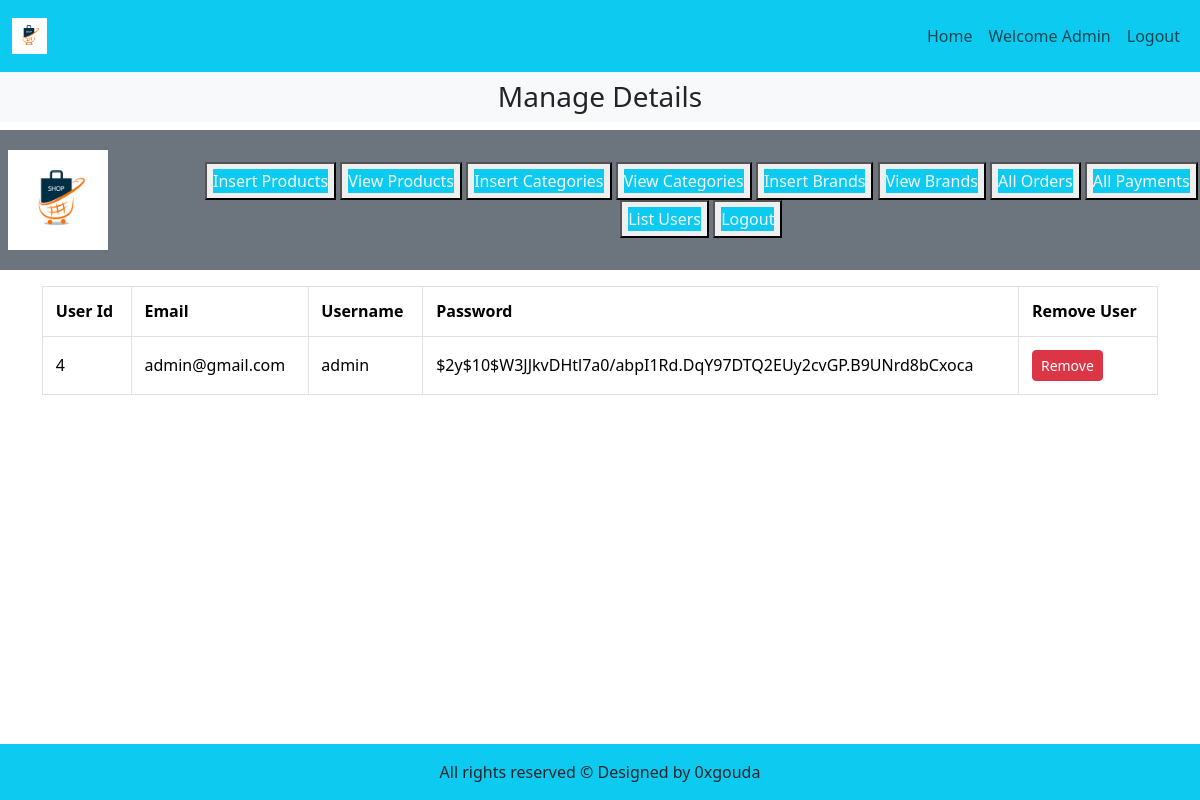
/admin_panel/index.php?list_users (signed in), run on the app's committed database.
### tables this page shows
CREATE TABLE `users` (
  `user_id` int(11) NOT NULL,
  `email` varchar(100) NOT NULL,
  `username` varchar(100) NOT NULL,
  `password` varchar(500) NOT NULL
);

### admin_panel/admin_functionalities.php (the view, shortened to what this page needs)
<?php
    function listUsers() {
        if (isset($_GET['list_users']) && isset($_SESSION['username']) && $_SESSION['username'] == 'admin') {
            global $conn;
            $select_query = 'SELECT * FROM `users`';
            $result = mysqli_query($conn, $select_query);
            echo "<table class='table table-bordered cart-table'>
                <thead class='bg-info'>
                    <tr>
                        <th>User Id</th>
                        <th>Email</th>
                        <th>Username</th>
                        <th>Password</th>
                        <th>Remove User</th>
                    </tr>
                </thead>
                <tbody>";
            while ($row = mysqli_fetch_assoc($result)) {
                $id = $row['user_id'];
                $email = $row['email'];
                $username = $row['username'];
                $password = $row['password'];
                echo "<tr>
                        <td>$id</td>
                        <td>$email</td>
                        <td>$username</td>
                        <td>$password</td>
                        <td><a href='index.php?delete_user=$id' class='btn btn-sm btn-danger'>Remove</a></td>
                    </tr>";
            }
            echo "</tbody></table>";
        }
    }
?>

### style.css (style rules this page uses)
html, body { height: 100%; }
body { display: flex; flex-direction: column; }
.cart-table td, .cart-table th { vertical-align: middle; padding: 0.8rem; }

### data on the page
users: user_id "4", email "admin@gmail.com", username "admin", password "$2y$10$W3JJkvDHtl7a0/abpI1Rd.DqY97DTQ2EUy2cvGP.B9UNrd8bCxoca"
